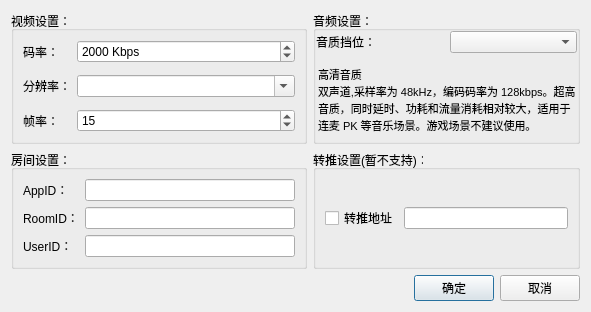
<?xml version="1.0" encoding="UTF-8"?>
<ui version="4.0">
 <class>VolcEngineSettingDlg</class>
 <widget class="QDialog" name="VolcEngineSettingDlg">
  <property name="geometry">
   <rect>
    <x>0</x>
    <y>0</y>
    <width>591</width>
    <height>271</height>
   </rect>
  </property>
  <property name="windowTitle">
   <string>Dialog</string>
  </property>
  <layout class="QVBoxLayout" name="verticalLayout">
   <item>
    <layout class="QGridLayout" name="gridLayout_4" columnstretch="10,9">
     <item row="0" column="0">
      <widget class="QGroupBox" name="groupBox_2">
       <property name="title">
        <string>视频设置：</string>
       </property>
       <layout class="QFormLayout" name="formLayout">
        <property name="verticalSpacing">
         <number>12</number>
        </property>
        <item row="0" column="0">
         <widget class="QLabel" name="label_2">
          <property name="text">
           <string>码率：</string>
          </property>
         </widget>
        </item>
        <item row="0" column="1">
         <widget class="QSpinBox" name="spinBox_video_bitrate">
          <property name="suffix">
           <string> Kbps</string>
          </property>
          <property name="minimum">
           <number>1</number>
          </property>
          <property name="maximum">
           <number>1000000</number>
          </property>
          <property name="value">
           <number>2000</number>
          </property>
         </widget>
        </item>
        <item row="1" column="0">
         <widget class="QLabel" name="label">
          <property name="text">
           <string>分辨率：</string>
          </property>
         </widget>
        </item>
        <item row="1" column="1">
         <widget class="QComboBox" name="comboBox_resolution">
          <property name="editable">
           <bool>true</bool>
          </property>
         </widget>
        </item>
        <item row="2" column="0">
         <widget class="QLabel" name="label_3">
          <property name="text">
           <string>帧率：</string>
          </property>
         </widget>
        </item>
        <item row="2" column="1">
         <widget class="QSpinBox" name="spinBox_video_framerate">
          <property name="minimum">
           <number>1</number>
          </property>
          <property name="maximum">
           <number>60</number>
          </property>
          <property name="value">
           <number>15</number>
          </property>
         </widget>
        </item>
       </layout>
      </widget>
     </item>
     <item row="0" column="1">
      <widget class="QGroupBox" name="groupBox">
       <property name="title">
        <string>音频设置：</string>
       </property>
       <layout class="QGridLayout" name="gridLayout" columnstretch="1,1">
        <property name="leftMargin">
         <number>0</number>
        </property>
        <property name="topMargin">
         <number>0</number>
        </property>
        <property name="rightMargin">
         <number>0</number>
        </property>
        <property name="bottomMargin">
         <number>0</number>
        </property>
        <item row="0" column="0">
         <widget class="QLabel" name="label_4">
          <property name="text">
           <string>音质挡位：</string>
          </property>
         </widget>
        </item>
        <item row="0" column="1">
         <widget class="QComboBox" name="comboBox_audio_quality"/>
        </item>
        <item row="1" column="0" colspan="2">
         <widget class="QStackedWidget" name="stackedWidget">
          <property name="currentIndex">
           <number>1</number>
          </property>
          <widget class="QWidget" name="page">
           <layout class="QHBoxLayout" name="horizontalLayout_3">
            <property name="leftMargin">
             <number>2</number>
            </property>
            <property name="topMargin">
             <number>0</number>
            </property>
            <property name="rightMargin">
             <number>0</number>
            </property>
            <property name="bottomMargin">
             <number>0</number>
            </property>
            <item>
             <widget class="QLabel" name="label_audio_text1">
              <property name="font">
               <font>
                <pointsize>8</pointsize>
               </font>
              </property>
              <property name="text">
               <string>单声道标准音质。
采样率为 48kHz，编码码率为 48 Kbps。
适用于对音质有一定要求的场景，同时延时、功耗和流量消耗相对适中，适合教育场景和狼人杀等游戏。</string>
              </property>
              <property name="wordWrap">
               <bool>true</bool>
              </property>
             </widget>
            </item>
           </layout>
          </widget>
          <widget class="QWidget" name="page_2">
           <layout class="QHBoxLayout" name="horizontalLayout_2">
            <property name="leftMargin">
             <number>2</number>
            </property>
            <property name="topMargin">
             <number>0</number>
            </property>
            <property name="rightMargin">
             <number>0</number>
            </property>
            <property name="bottomMargin">
             <number>0</number>
            </property>
            <item>
             <widget class="QLabel" name="label_audio_text2">
              <property name="font">
               <font>
                <pointsize>8</pointsize>
               </font>
              </property>
              <property name="text">
               <string>高清音质
双声道,采样率为 48kHz，编码码率为 128kbps。超高音质，同时延时、功耗和流量消耗相对较大，适用于连麦 PK 等音乐场景。游戏场景不建议使用。</string>
              </property>
              <property name="wordWrap">
               <bool>true</bool>
              </property>
             </widget>
            </item>
           </layout>
          </widget>
         </widget>
        </item>
       </layout>
      </widget>
     </item>
     <item row="1" column="0">
      <widget class="QGroupBox" name="groupBox_3">
       <property name="title">
        <string>房间设置：</string>
       </property>
       <layout class="QGridLayout" name="gridLayout_3">
        <item row="0" column="0">
         <widget class="QLabel" name="label_5">
          <property name="text">
           <string>AppID：</string>
          </property>
         </widget>
        </item>
        <item row="0" column="1">
         <widget class="QLineEdit" name="lineEdit_appid">
          <property name="inputMask">
           <string/>
          </property>
         </widget>
        </item>
        <item row="1" column="0">
         <widget class="QLabel" name="label_7">
          <property name="text">
           <string>RoomID：</string>
          </property>
         </widget>
        </item>
        <item row="1" column="1">
         <widget class="QLineEdit" name="lineEdit_roomid">
          <property name="inputMask">
           <string/>
          </property>
         </widget>
        </item>
        <item row="2" column="0">
         <widget class="QLabel" name="label_6">
          <property name="text">
           <string>UserID：</string>
          </property>
         </widget>
        </item>
        <item row="2" column="1">
         <widget class="QLineEdit" name="lineEdit_userid">
          <property name="inputMask">
           <string/>
          </property>
          <property name="text">
           <string/>
          </property>
         </widget>
        </item>
       </layout>
      </widget>
     </item>
     <item row="1" column="1">
      <widget class="QGroupBox" name="groupBox_4">
       <property name="title">
        <string>转推设置(暂不支持)：</string>
       </property>
       <layout class="QGridLayout" name="gridLayout_2" columnstretch="1,3">
        <item row="0" column="0">
         <widget class="QCheckBox" name="checkBox_publish">
          <property name="text">
           <string>转推地址</string>
          </property>
         </widget>
        </item>
        <item row="0" column="1">
         <widget class="QLineEdit" name="lineEdit_rtmpurl">
          <property name="inputMask">
           <string/>
          </property>
          <property name="text">
           <string/>
          </property>
         </widget>
        </item>
       </layout>
      </widget>
     </item>
    </layout>
   </item>
   <item>
    <layout class="QHBoxLayout" name="horizontalLayout">
     <item>
      <spacer name="horizontalSpacer">
       <property name="orientation">
        <enum>Qt::Horizontal</enum>
       </property>
       <property name="sizeHint" stdset="0">
        <size>
         <width>40</width>
         <height>20</height>
        </size>
       </property>
      </spacer>
     </item>
     <item>
      <widget class="QPushButton" name="btn_ok">
       <property name="text">
        <string>确定</string>
       </property>
      </widget>
     </item>
     <item>
      <widget class="QPushButton" name="btn_cancel">
       <property name="text">
        <string>取消</string>
       </property>
      </widget>
     </item>
    </layout>
   </item>
  </layout>
 </widget>
 <resources/>
 <connections/>
</ui>
